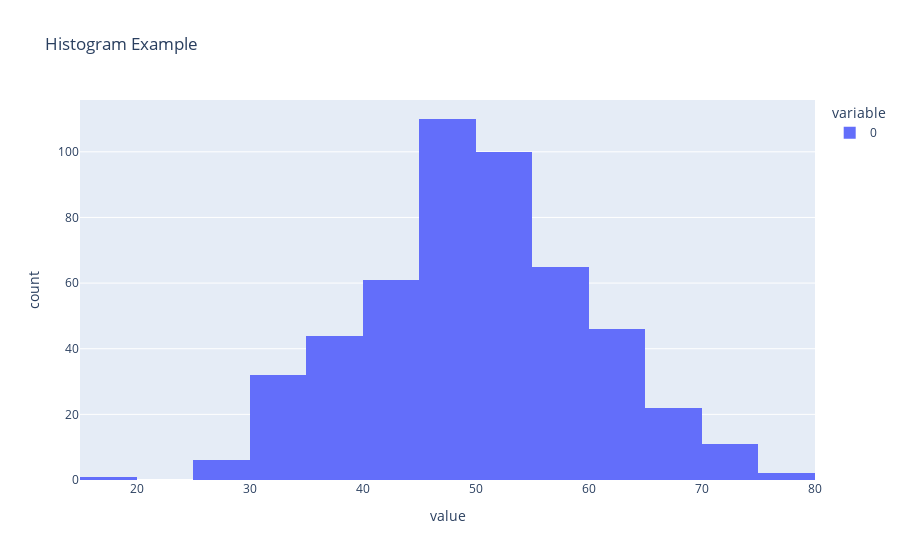

The notebook cell this image was saved under:
### Code cell
import plotly.express as px
import numpy as np

data = np.random.normal(loc=50, scale=10, size=500)  # Generating random data
fig = px.histogram(data, nbins=30, title="Histogram Example")
fig.show()

### Figure 1 — Plotly figure (JSON) as saved in the notebook; plotly's stock layout.template omitted (floating-point values rounded to 4 significant figures; data arrays with more than 128 entries replaced by an {"elided": "..."} marker saying what was removed)
{"data": [{"alignmentgroup": "True", "bingroup": "x", "hovertemplate": "variable=0<br>value=%{x}<br>count=%{y}<extra></extra>", "legendgroup": "0", "marker": {"color": "#636efa", "pattern": {"shape": ""}}, "name": "0", "nbinsx": 30, "offsetgroup": "0", "orientation": "v", "showlegend": true, "type": "histogram", "x": {"elided": "500 float values"}, "xaxis": "x", "yaxis": "y"}], "layout": {"barmode": "relative", "legend": {"title": {"text": "variable"}, "tracegroupgap": 0}, "title": {"text": "Histogram Example"}, "xaxis": {"anchor": "y", "domain": [0, 1], "title": {"text": "value"}}, "yaxis": {"anchor": "x", "domain": [0, 1], "title": {"text": "count"}}}}
